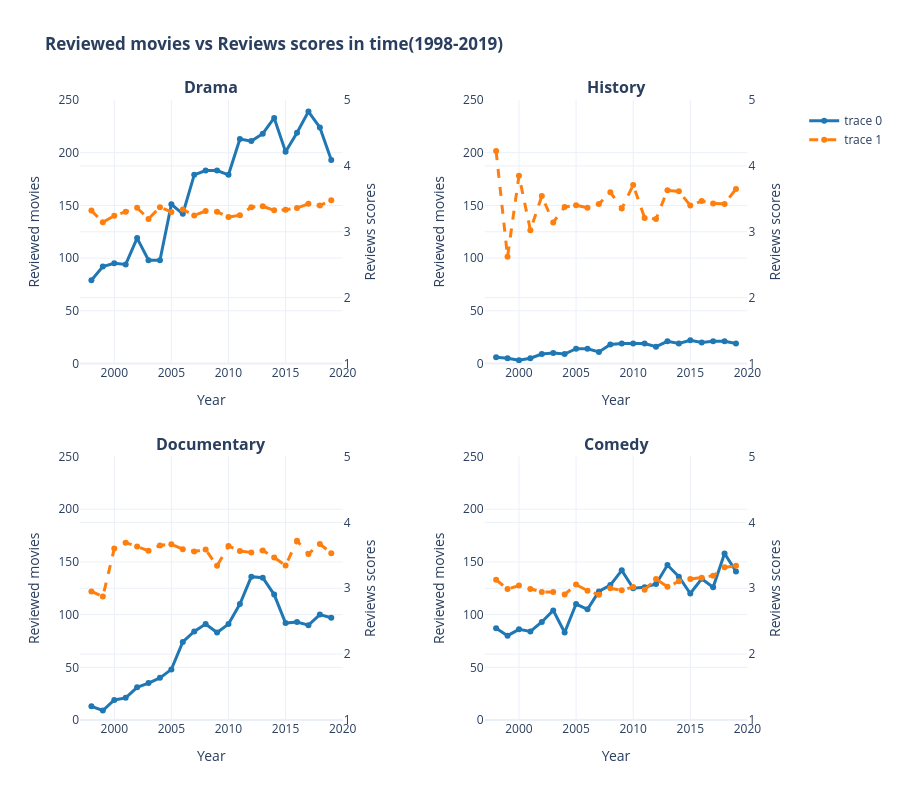

Notebook code cell kept with this figure:
### Code cell
fig3 = make_subplots(
    rows=2, cols=2,
    subplot_titles=['<b>Drama</b>', '<b>History</b>', '<b>Documentary</b>', '<b>Comedy</b>'],
    vertical_spacing=0.15,
    horizontal_spacing=0.2,
    specs=[[{"secondary_y": True}, {"secondary_y": True}],
           [{"secondary_y": True}, {"secondary_y": True}]]
)

# Hover
for idx, genre in enumerate(genres):
    row, col = (idx // 2) + 1, (idx % 2) + 1

    # Using avg_rating_for_genre
    genre_data = avg_rating_for_genre[avg_rating_for_genre['genre'] == genre]

    # Reviewed movies hover
    fig3.add_trace(
        go.Scatter(
            x=genre_data['year_int'],
            y=genre_data['num_films_reviewed'],
            mode='lines+markers',
            line=dict(color='#1f77b4', width=3),
            marker=dict(size=6),
            showlegend=(idx == 0),
            hovertemplate=f'<b>{genre} %{{x}}</b><br>Movies: %{{y:,}}<extra></extra>'
        ),
        row=row, col=col, secondary_y=False
    )

    # Reviews scores
    fig3.add_trace(
        go.Scatter(
            x=genre_data['year_int'],
            y=genre_data['avg_rating'],
            mode='lines+markers',
            line=dict(color='#ff7f0e', width=3, dash='dash'),
            marker=dict(size=6),
            showlegend=(idx == 0),
            hovertemplate=f'<b>{genre} %{{x}}</b><br>Reviews scores: %{{y:.2f}}<extra></extra>'
        ),
        row=row, col=col, secondary_y=True
    )

fig3.update_layout(
    title=f'<b>Reviewed movies vs Reviews scores in time({first_year}-2019)</b>',
    height=800,
    hovermode="x unified",
    template='plotly_white',
    legend=dict(yanchor="top", y=0.99, xanchor="left", x=1.02)
)

# Axes
for row in [1, 2]:
    for col in [1, 2]:
        # Left: reviewed movies
        fig3.update_yaxes(
            title_text="Reviewed movies",
            secondary_y=False,
            row=row, col=col,
            range=[0, 250]
        )

        # Right: reviews scores
        fig3.update_yaxes(
            title_text="Reviews scores",
            secondary_y=True,
            row=row, col=col,
            range=[1, 5]
        )

        # Asse X
        fig3.update_xaxes(
            title_text="Year",
            row=row, col=col,
            range=[first_year-1, 2020]
        )

fig3.show()

### Figure 1 — Plotly figure (JSON) as saved in the notebook; plotly's stock layout.template omitted (floating-point values rounded to 4 significant figures)
{"data": [{"hovertemplate": "<b>Drama %{x}</b><br>Movies: %{y:,}<extra></extra>", "line": {"color": "#1f77b4", "width": 3}, "marker": {"size": 6}, "mode": "lines+markers", "showlegend": true, "x": [1998, 1999, 2000, 2001, 2002, 2003, 2004, 2005, 2006, 2007, 2008, 2009, 2010, 2011, 2012, 2013, 2014, 2015, 2016, 2017, 2018, 2019], "y": [79, 92, 95, 94, 119, 98, 98, 151, 142, 179, 183, 183, 179, 213, 211, 218, 233, 201, 219, 239, 224, 193], "type": "scatter", "xaxis": "x", "yaxis": "y"}, {"hovertemplate": "<b>Drama %{x}</b><br>Reviews scores: %{y:.2f}<extra></extra>", "line": {"color": "#ff7f0e", "dash": "dash", "width": 3}, "marker": {"size": 6}, "mode": "lines+markers", "showlegend": true, "x": [1998, 1999, 2000, 2001, 2002, 2003, 2004, 2005, 2006, 2007, 2008, 2009, 2010, 2011, 2012, 2013, 2014, 2015, 2016, 2017, 2018, 2019], "y": [3.323, 3.144, 3.243, 3.302, 3.364, 3.194, 3.373, 3.3, 3.339, 3.247, 3.314, 3.302, 3.222, 3.252, 3.374, 3.388, 3.325, 3.334, 3.362, 3.424, 3.398, 3.477], "type": "scatter", "xaxis": "x", "yaxis": "y2"}, {"hovertemplate": "<b>History %{x}</b><br>Movies: %{y:,}<extra></extra>", "line": {"color": "#1f77b4", "width": 3}, "marker": {"size": 6}, "mode": "lines+markers", "showlegend": false, "x": [1998, 1999, 2000, 2001, 2002, 2003, 2004, 2005, 2006, 2007, 2008, 2009, 2010, 2011, 2012, 2013, 2014, 2015, 2016, 2017, 2018, 2019], "y": [6, 5, 3, 5, 9, 10, 9, 14, 14, 11, 18, 19, 19, 19, 16, 21, 19, 22, 20, 21, 21, 19], "type": "scatter", "xaxis": "x2", "yaxis": "y3"}, {"hovertemplate": "<b>History %{x}</b><br>Reviews scores: %{y:.2f}<extra></extra>", "line": {"color": "#ff7f0e", "dash": "dash", "width": 3}, "marker": {"size": 6}, "mode": "lines+markers", "showlegend": false, "x": [1998, 1999, 2000, 2001, 2002, 2003, 2004, 2005, 2006, 2007, 2008, 2009, 2010, 2011, 2012, 2013, 2014, 2015, 2016, 2017, 2018, 2019], "y": [4.224, 2.619, 3.851, 3.024, 3.541, 3.142, 3.377, 3.403, 3.363, 3.422, 3.601, 3.351, 3.71, 3.21, 3.193, 3.629, 3.615, 3.399, 3.467, 3.429, 3.423, 3.649], "type": "scatter", "xaxis": "x2", "yaxis": "y4"}, {"hovertemplate": "<b>Documentary %{x}</b><br>Movies: %{y:,}<extra></extra>", "line": {"color": "#1f77b4", "width": 3}, "marker": {"size": 6}, "mode": "lines+markers", "showlegend": false, "x": [1998, 1999, 2000, 2001, 2002, 2003, 2004, 2005, 2006, 2007, 2008, 2009, 2010, 2011, 2012, 2013, 2014, 2015, 2016, 2017, 2018, 2019], "y": [13, 9, 19, 21, 31, 35, 40, 48, 74, 84, 91, 83, 91, 110, 136, 135, 119, 92, 93, 90, 100, 97], "type": "scatter", "xaxis": "x3", "yaxis": "y5"}, {"hovertemplate": "<b>Documentary %{x}</b><br>Reviews scores: %{y:.2f}<extra></extra>", "line": {"color": "#ff7f0e", "dash": "dash", "width": 3}, "marker": {"size": 6}, "mode": "lines+markers", "showlegend": false, "x": [1998, 1999, 2000, 2001, 2002, 2003, 2004, 2005, 2006, 2007, 2008, 2009, 2010, 2011, 2012, 2013, 2014, 2015, 2016, 2017, 2018, 2019], "y": [2.951, 2.873, 3.602, 3.692, 3.634, 3.567, 3.651, 3.668, 3.594, 3.559, 3.587, 3.34, 3.641, 3.565, 3.544, 3.575, 3.466, 3.346, 3.721, 3.52, 3.672, 3.533], "type": "scatter", "xaxis": "x3", "yaxis": "y6"}, {"hovertemplate": "<b>Comedy %{x}</b><br>Movies: %{y:,}<extra></extra>", "line": {"color": "#1f77b4", "width": 3}, "marker": {"size": 6}, "mode": "lines+markers", "showlegend": false, "x": [1998, 1999, 2000, 2001, 2002, 2003, 2004, 2005, 2006, 2007, 2008, 2009, 2010, 2011, 2012, 2013, 2014, 2015, 2016, 2017, 2018, 2019], "y": [87, 80, 86, 84, 93, 104, 83, 110, 105, 122, 128, 142, 125, 126, 129, 147, 136, 120, 134, 126, 158, 141], "type": "scatter", "xaxis": "x4", "yaxis": "y7"}, {"hovertemplate": "<b>Comedy %{x}</b><br>Reviews scores: %{y:.2f}<extra></extra>", "line": {"color": "#ff7f0e", "dash": "dash", "width": 3}, "marker": {"size": 6}, "mode": "lines+markers", "showlegend": false, "x": [1998, 1999, 2000, 2001, 2002, 2003, 2004, 2005, 2006, 2007, 2008, 2009, 2010, 2011, 2012, 2013, 2014, 2015, 2016, 2017, 2018, 2019], "y": [3.129, 2.987, 3.041, 2.987, 2.944, 2.943, 2.907, 3.055, 2.962, 2.903, 2.999, 2.97, 3.018, 2.977, 3.139, 3.023, 3.105, 3.139, 3.16, 3.19, 3.317, 3.34], "type": "scatter", "xaxis": "x4", "yaxis": "y8"}], "layout": {"xaxis": {"anchor": "y", "domain": [0.0, 0.37], "title": {"text": "Year"}, "range": [1997, 2020]}, "yaxis": {"anchor": "x", "domain": [0.575, 1.0], "title": {"text": "Reviewed movies"}, "range": [0, 250]}, "yaxis2": {"anchor": "x", "overlaying": "y", "side": "right", "title": {"text": "Reviews scores"}, "range": [1, 5]}, "xaxis2": {"anchor": "y3", "domain": [0.57, 0.94], "title": {"text": "Year"}, "range": [1997, 2020]}, "yaxis3": {"anchor": "x2", "domain": [0.575, 1.0], "title": {"text": "Reviewed movies"}, "range": [0, 250]}, "yaxis4": {"anchor": "x2", "overlaying": "y3", "side": "right", "title": {"text": "Reviews scores"}, "range": [1, 5]}, "xaxis3": {"anchor": "y5", "domain": [0.0, 0.37], "title": {"text": "Year"}, "range": [1997, 2020]}, "yaxis5": {"anchor": "x3", "domain": [0.0, 0.425], "title": {"text": "Reviewed movies"}, "range": [0, 250]}, "yaxis6": {"anchor": "x3", "overlaying": "y5", "side": "right", "title": {"text": "Reviews scores"}, "range": [1, 5]}, "xaxis4": {"anchor": "y7", "domain": [0.57, 0.94], "title": {"text": "Year"}, "range": [1997, 2020]}, "yaxis7": {"anchor": "x4", "domain": [0.0, 0.425], "title": {"text": "Reviewed movies"}, "range": [0, 250]}, "yaxis8": {"anchor": "x4", "overlaying": "y7", "side": "right", "title": {"text": "Reviews scores"}, "range": [1, 5]}, "annotations": [{"font": {"size": 16}, "showarrow": false, "text": "<b>Drama</b>", "x": 0.185, "xanchor": "center", "xref": "paper", "y": 1.0, "yanchor": "bottom", "yref": "paper"}, {"font": {"size": 16}, "showarrow": false, "text": "<b>History</b>", "x": 0.755, "xanchor": "center", "xref": "paper", "y": 1.0, "yanchor": "bottom", "yref": "paper"}, {"font": {"size": 16}, "showarrow": false, "text": "<b>Documentary</b>", "x": 0.185, "xanchor": "center", "xref": "paper", "y": 0.425, "yanchor": "bottom", "yref": "paper"}, {"font": {"size": 16}, "showarrow": false, "text": "<b>Comedy</b>", "x": 0.755, "xanchor": "center", "xref": "paper", "y": 0.425, "yanchor": "bottom", "yref": "paper"}], "legend": {"yanchor": "top", "y": 0.99, "xanchor": "left", "x": 1.02}, "title": {"text": "<b>Reviewed movies vs Reviews scores in time(1998-2019)</b>"}, "height": 800, "hovermode": "x unified"}}
